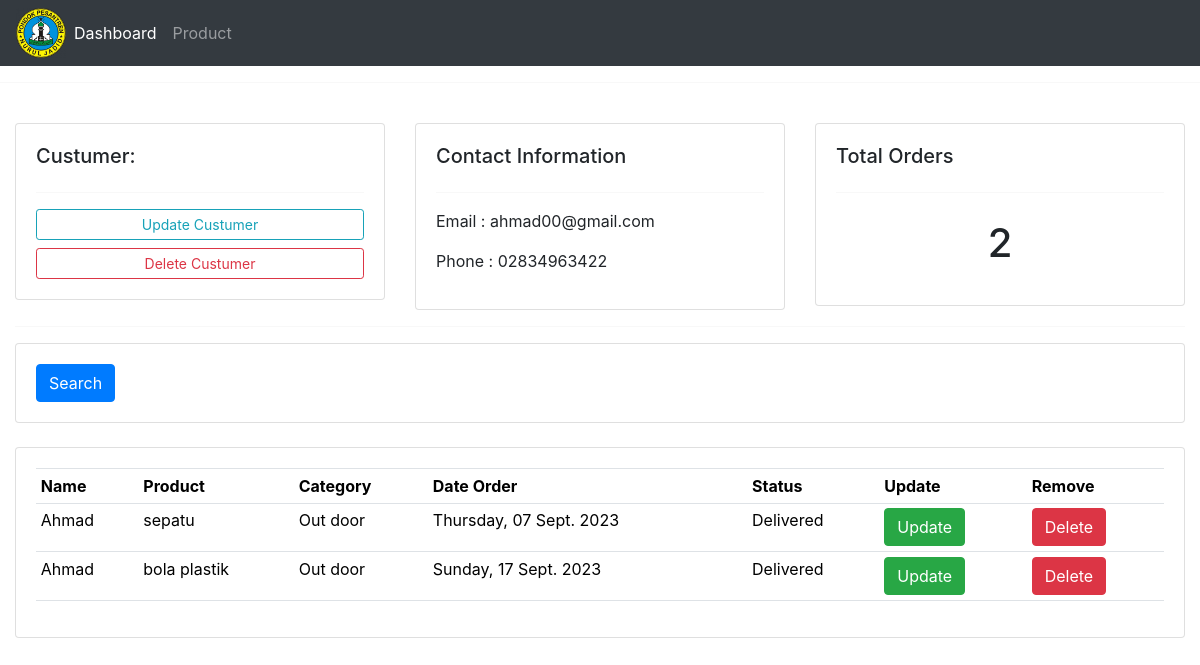
Page /custumer/2 on the committed database.
### data/models.py (models this page shows, shortened)
class Custumer(models.Model) :
    CATEGORY=()
    name =models.CharField(max_length=200, blank=True, null=True)
    phone =models.CharField(max_length=200, blank=True, null=True)
    email =models.CharField(max_length=200, blank=True, null=True)
    date_created= models.DateTimeField(auto_now_add=True, null=True)

class Order(models.Model):
    STATUS=(
        ('Pending', 'Pending'),
        ('Out for delivery', 'Out for delivery'),
        ('Delivered', 'Delivered'),
    )
    custumer = models.ForeignKey(Custumer, null=True, on_delete=models.SET_NULL)
    product = models.ForeignKey(Product, null=True, on_delete=models.SET_NULL)
    date_created = models.DateTimeField(auto_now_add=True, null=True)
    status = models.CharField(max_length=200, null=True, choices=STATUS)

class Product(models.Model):
    CATEGORY=(
        ('Indoor', 'Indoor'),
        ('Out door', 'Out door'),
    )
    name = models.CharField(max_length=200, blank=True, null=True)
    price = models.IntegerField(blank=True, null=True)
    category = models.CharField(max_length=200, blank=True, null=True, choices=CATEGORY)
    description = models.CharField(max_length=200, blank=True, null=True)
    date_created = models.DateTimeField(auto_now_add=True, null=True)
    tag = models.ManyToManyField(tag)
    def __str__(self):
        return self.name

### data/views.py (the view)
# urls.py: path('custumer/<str:hqq>', views.custumer, name='custumer'),
def custumer(request, hqq):
    detailcustumer = Custumer.objects.get(id=hqq)
    ordercustumer = detailcustumer.order_set.all()
    total_custumer = ordercustumer.count()
    context = {
        'judul': 'halaman custumer',
        'custumer': detailcustumer,
        'data_order_custumer': ordercustumer,
        'data_total' : total_custumer,
    }
    return render(request, 'data/custumer.html', context)

### data/templates/data/custumer.html
{% extends "data/main.html" %}
{% block content %}
<br>
<div class="container-fluid">
    <div class="row">
        <div class="col-md-4">
            <div class="card card-body">
                <h5>Custumer:</h5>
                <hr>
                <a class="btn btn-outline-info btn-sm btn-block" href="{% url 'update_custumer' custumer.id %}">Update
                    Custumer</a>
                <a class="btn btn-outline-danger btn-sm btn-block" href="{% url 'delete_custumer' custumer.id %}">Delete
                    Custumer</a>
            </div>
        </div>
        <div class="col-md-4">
            <div class="card card-body">
                <h5>Contact Information</h5>
                <hr>
                <p>Email : {{ custumer.email }}</p>
                <p>Phone : {{ custumer.phone }}</p>
            </div>
        </div>
        <div class="col-md-4">
            <div class="card card-body">
                <h5>Total Orders</h5>
                <hr>
                <h1 style="text-align: center;padding: 10px;">{{data_total}}</h1>
            </div>
        </div>
    </div>
    <hr>
    <div class=" row ">
        <div class="col ">
            <div class="card card-body ">
                <form action=" " method="get ">
                    <button type="submit " class="btn btn-primary">Search</button>
                </form>
            </div>
        </div>
    </div>
    <br>
    <div class="row ">
        <div class="col-md ">
            <div class="card card-body ">
                <table class="table table-sm ">
                    <tr>
                        <th>Name</th>
                        <th>Product</th>
                        <th>Category</th>
                        <th>Date Order</th>
                        <th>Status</th>
                        <th>Update</th>
                        <th>Remove</th>
                    </tr>
                    {% for tampil_order_custumer in data_order_custumer %}
                    <tr>
                        <td>{{ custumer.name }}</td>
                        <td>{{ tampil_order_custumer.product }}</td>
                        <td>{{ tampil_order_custumer.product.category }}</td>
                        <td>{{ tampil_order_custumer.date_created|date:"l, d N Y " }}</td>
                        <td>{{ tampil_order_custumer.status }}</td>
                        <td><a href="{% url 'update_order' tampil_order_custumer.id %} "
                                class="btn btn-success ">Update</a></td>
                        <td><a href="{% url 'delete_order' tampil_order_custumer.id %} "
                                class="btn btn-danger ">Delete</a></td>
                    </tr>
                    {% endfor %}
                </table>
            </div>
        </div>
    </div>
</div>
{% endblock content %}

### static/css/main.css (style rules this page uses)
body { background-color: #ebeff5; }

### rows in the picture
Custumer: email "ahmad00@gmail.com", phone "02834963422", name "Ahmad"
Order: product "sepatu", product.category "Out door", date_created "Thursday, 07 Sept. 2023", status "Delivered"
Order: product "bola plastik", product.category "Out door", date_created "Sunday, 17 Sept. 2023", status "Delivered"

### other values in the picture
{{ data_total }} "2"
